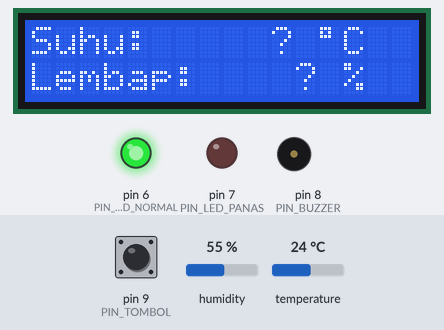
A sketch run on a simulated Arduino Uno, built with avr-gcc and run on an emulated ATmega328P. Shown: 16×2 character LCD, output pins drawn as LEDs (lit = HIGH), buzzer (waves = sounding). The inputs (shaded band) are chosen by the test bench; at power-on: temperature 24 °C, pin 9 (PIN_TOMBOL) HIGH, humidity 55 %. What the sketch prints to the serial monitor is not drawn.

Above: at 2.7 s.
2.8 s: temperature set to 34.2 °C
12.0 s: temperature set to 35.4 °C
At 14.8 s:
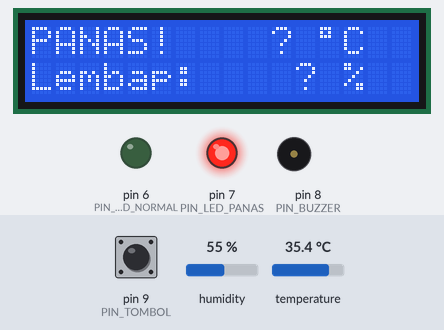
16.6 s: pin 9 (PIN_TOMBOL) pulled LOW for 0.15 s
At 17.2 s:
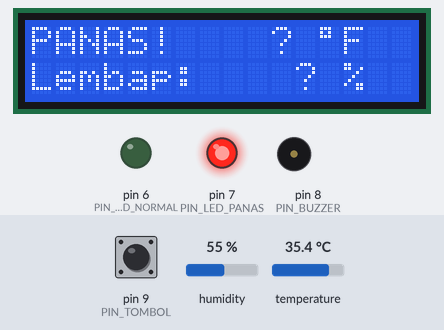
17.3 s: temperature set to 12 °C
At 19.2 s:
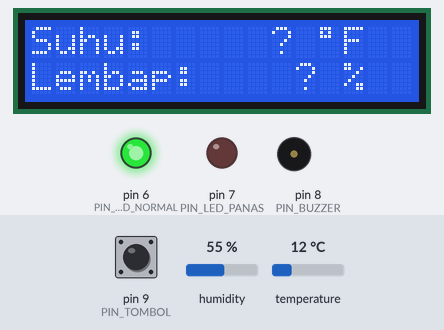
19.5 s: pin 9 (PIN_TOMBOL) pulled LOW for 1 s
At 20.1 s:
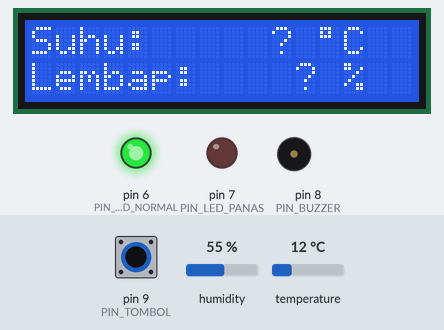
22.0 s: pin 9 (PIN_TOMBOL) pulled LOW for 3.2 s
At 22.7 s:
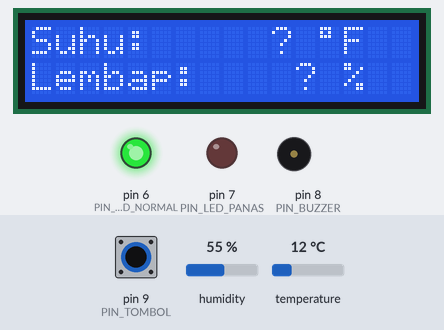
Timing chart, 0 to 25.0 s (numbered marks = the images above; inputs shaded):
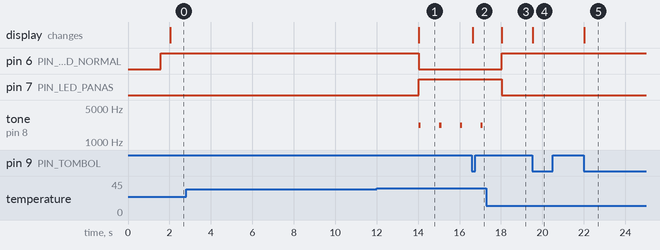

The sketch:

StasiunCuacaDHT22.ino
```cpp
/*
 * Stasiun Cuaca DHT22
 * -------------------
 * Memantau suhu dan kelembapan dengan sensor DHT22, menampilkannya di LCD,
 * dan memberi peringatan saat suhu terlalu panas.
 *
 * Fitur:
 *   - Pembacaan suhu & kelembapan tiap 2 detik.
 *   - Tampilan Celsius / Fahrenheit (tombol D9 untuk ganti satuan).
 *   - LED hijau = normal, LED merah + buzzer = suhu >= 35 derajat Celsius.
 *
 * Board  : Arduino Uno
 * Wokwi  : klik sensor DHT22 untuk mengubah nilai suhu/kelembapan
 * Serial : 9600 baud
 */

#include <Wire.h>
#include <LiquidCrystal_I2C.h>
#include <DHT.h>

#define PIN_DHT   2
#define TIPE_DHT  DHT22

DHT dht(PIN_DHT, TIPE_DHT);
LiquidCrystal_I2C lcd(0x27, 16, 2);

const uint8_t PIN_LED_NORMAL = 6;
const uint8_t PIN_LED_PANAS  = 7;
const uint8_t PIN_BUZZER     = 8;
const uint8_t PIN_TOMBOL     = 9;

const float BATAS_PANAS = 35.0;
const unsigned long JEDA_BACA  = 2000;
const unsigned long JEDA_BUNYI = 1000;

bool fahrenheit = false;
bool panasSebelumnya = false;
float suhu = NAN;
float kelembapan = NAN;

unsigned long waktuBaca = 0;
unsigned long waktuBunyi = 0;

bool tombolSebelumnya = HIGH;
unsigned long waktuTombol = 0;

void tampil() {
  char baris0[17];
  char baris1[17];

  if (isnan(suhu) || isnan(kelembapan)) {
    snprintf(baris0, sizeof(baris0), "%-16s", "Sensor error");
    snprintf(baris1, sizeof(baris1), "%-16s", "Cek DHT22");
  } else {
    float nilai = fahrenheit ? (suhu * 9.0 / 5.0 + 32.0) : suhu;
    char satuan = fahrenheit ? 'F' : 'C';

    if (suhu >= BATAS_PANAS) {
      snprintf(baris0, sizeof(baris0), "PANAS! %4.1f %c%c", nilai, (char)223, satuan);
    } else {
      snprintf(baris0, sizeof(baris0), "Suhu: %5.1f %c%c", nilai, (char)223, satuan);
    }
    snprintf(baris1, sizeof(baris1), "Lembap: %4.1f %%", kelembapan);
  }

  lcd.setCursor(0, 0);
  lcd.print(baris0);
  lcd.setCursor(0, 1);
  lcd.print(baris1);
}

bool tombolDitekan() {
  bool sekarang = digitalRead(PIN_TOMBOL);
  if (sekarang != tombolSebelumnya && (millis() - waktuTombol) > 50) {
    waktuTombol = millis();
    tombolSebelumnya = sekarang;
    if (sekarang == LOW) {
      return true;
    }
  }
  return false;
}

void setup() {
  Serial.begin(9600);
  Serial.println();
  Serial.println("=== Stasiun Cuaca DHT22 ===");

  pinMode(PIN_LED_NORMAL, OUTPUT);
  pinMode(PIN_LED_PANAS, OUTPUT);
  pinMode(PIN_BUZZER, OUTPUT);
  pinMode(PIN_TOMBOL, INPUT_PULLUP);

  dht.begin();
  lcd.init();
  lcd.backlight();
  lcd.setCursor(0, 0);
  lcd.print("Stasiun Cuaca");
  lcd.setCursor(0, 1);
  lcd.print("Membaca sensor");
  delay(1500);
}

void loop() {
  if (tombolDitekan()) {
    fahrenheit = !fahrenheit;
    Serial.print("Satuan: ");
    Serial.println(fahrenheit ? "Fahrenheit" : "Celsius");
    tampil();
  }

  if (millis() - waktuBaca >= JEDA_BACA) {
    waktuBaca = millis();

    float t = dht.readTemperature();
    float h = dht.readHumidity();

    if (isnan(t) || isnan(h)) {
      suhu = NAN;
      kelembapan = NAN;
      Serial.println("Gagal membaca DHT22.");
    } else {
      suhu = t;
      kelembapan = h;
      Serial.print("Suhu=");
      Serial.print(suhu, 1);
      Serial.print(" C, Kelembapan=");
      Serial.print(kelembapan, 1);
      Serial.println(" %");
    }

    tampil();
  }

  bool panas = !isnan(suhu) && (suhu >= BATAS_PANAS);

  if (panas) {
    digitalWrite(PIN_LED_PANAS, HIGH);
    digitalWrite(PIN_LED_NORMAL, LOW);
    if (millis() - waktuBunyi >= JEDA_BUNYI) {
      waktuBunyi = millis();
      tone(PIN_BUZZER, 2200, 100);
    }
    if (!panasSebelumnya) {
      Serial.println("PERINGATAN: suhu di atas batas 35 C!");
    }
  } else {
    digitalWrite(PIN_LED_PANAS, LOW);
    digitalWrite(PIN_LED_NORMAL, HIGH);
    noTone(PIN_BUZZER);
    if (panasSebelumnya) {
      Serial.println("Suhu kembali normal.");
    }
  }

  panasSebelumnya = panas;
}
```

Measured:
- the behaviour switches between 34.9 and 35 °C on temperature (found by bisection; images 0 and 1)
- after the input at 2.8 s, every drawn part: stays the same
- after the input at 12.0 s, pin 6 (PIN_LED_NORMAL): HIGH → LOW after 2.0 s; pin 7 (PIN_LED_PANAS): LOW → HIGH after 2.0 s; tone on pin 8 (PIN_BUZZER): alternates 2200 Hz for 0.10 s and silent for 0.90 s, starting after 2.0 s; the display: changes after 2.0 s (image 1)
- after the input at 16.6 s, the display: changes at once (image 2)
- after the input at 17.3 s, pin 6 (PIN_LED_NORMAL): LOW → HIGH after 0.73 s; pin 7 (PIN_LED_PANAS): HIGH → LOW after 0.73 s; tone on pin 8 (PIN_BUZZER): stops changing and stays silent; the display: changes after 0.74 s (image 3)
- after the input at 19.5 s, the display: changes at once (image 4)
- after the input at 22.0 s, the display: changes at once (image 5)
